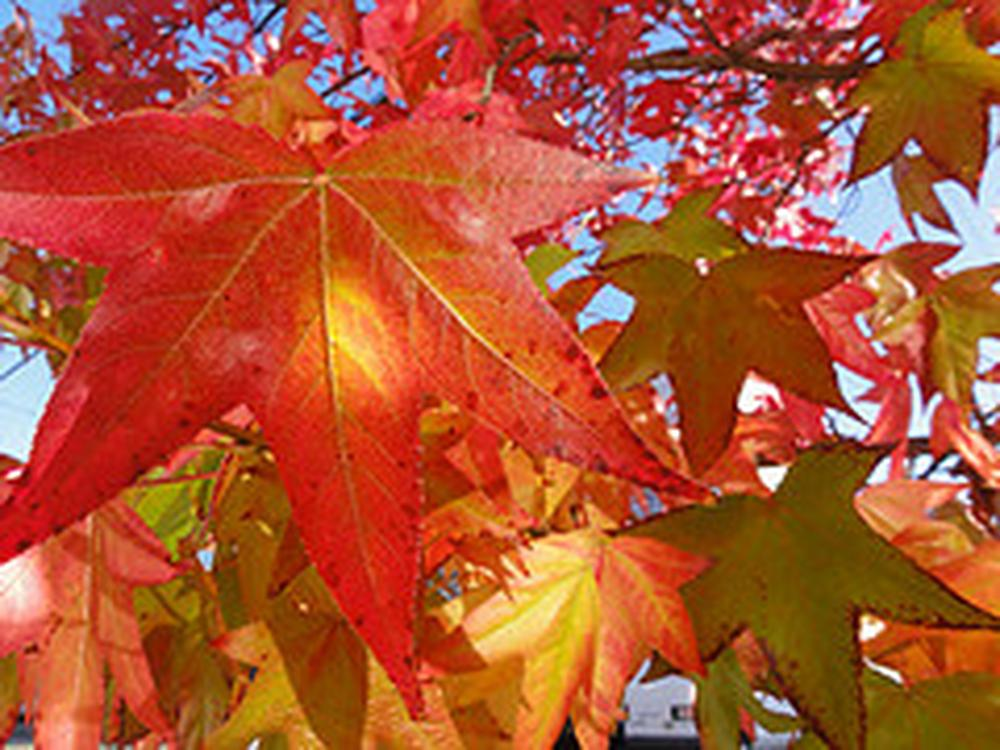
#> input picture images/leaves-1000x750.jpg, 1000 x 750 px; its folder holds 4 pictures in this run
$ python script.py   (older library calls are emulated)
#> lines starting #> are read from the running program, lines starting #| are printed output that depends on the picture
from PIL import Image
import pathlib

# image resizer
def resizeImage(file_name, extension, base_width):
#> called with file_name = 'images/leaves-1000x750', extension = '.jpg', base_width = 150
	img = Image.open(file_name + extension)
#> img is the input picture: PIL image 1000x750 RGB; mean R, G, B 175, 82.9, 49.2

	wpercent = (base_width / float(img.size[0]))
#> wpercent = 0.15
	hsize = int((float(img.size[1]) * float(wpercent)))
#> hsize = 112

	img = img.resize((base_width, hsize), Image.ANTIALIAS)
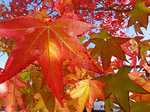
#> img: PIL image 150x112 RGB; mean R, G, B 175, 82.9, 49.2
	img.save(file_name + "-" + str(base_width) + "x" + str(hsize) + extension)

# It generate all thumbnails
def generateThumbnails(name_folder, wsizes):
	for path in pathlib.Path(name_folder).iterdir():
		if path.is_file():
			for size in wsizes:
				resizeImage(name_folder + "/" + path.stem, path.suffix, size)
#> pass 2 of the loop in generateThumbnails, `for path in pathlib.Path(name_folder).iterdir():`:
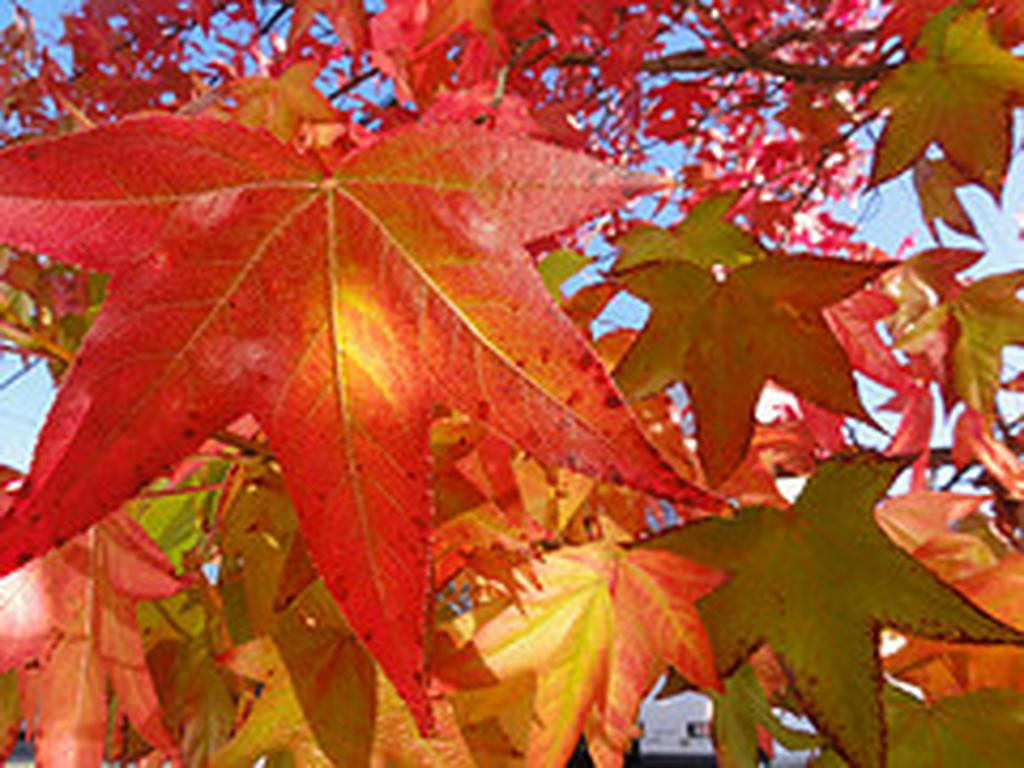
#> input picture images/leaves-1024x768.jpg, 1024 x 768 px
#> in resizeImage, img is the input picture: PIL image 1024x768 RGB; mean R, G, B 174.9, 82.9, 49.2
#> in resizeImage (call 11), `img = img.resize((base_width, hsize), Image.ANTIALIAS)`:
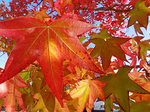
#> img: PIL image 150x112 RGB; mean R, G, B 174.9, 82.9, 49.2
#> pass 3 of the loop in generateThumbnails, `for path in pathlib.Path(name_folder).iterdir():`:
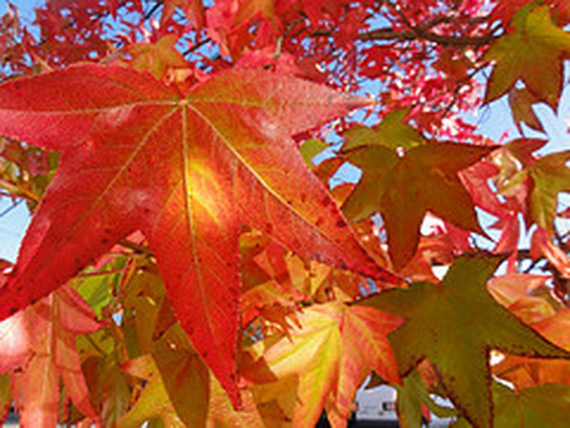
#> input picture images/leaves-1140x855.jpg, 1140 x 855 px (shown at 1/2 size)
#> in resizeImage, img is the input picture: PIL image 1140x855 RGB; mean R, G, B 175, 82.9, 49.2
#> in resizeImage (call 21), `img = img.resize((base_width, hsize), Image.ANTIALIAS)`:
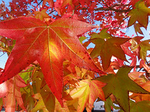
#> img: PIL image 150x112 RGB; mean R, G, B 174.9, 82.9, 49.2
#> the loop made 4 passes; the first 3 are shown

generateThumbnails("images", [150, 300, 500, 600, 768, 800, 848, 1000, 1024, 1140])
